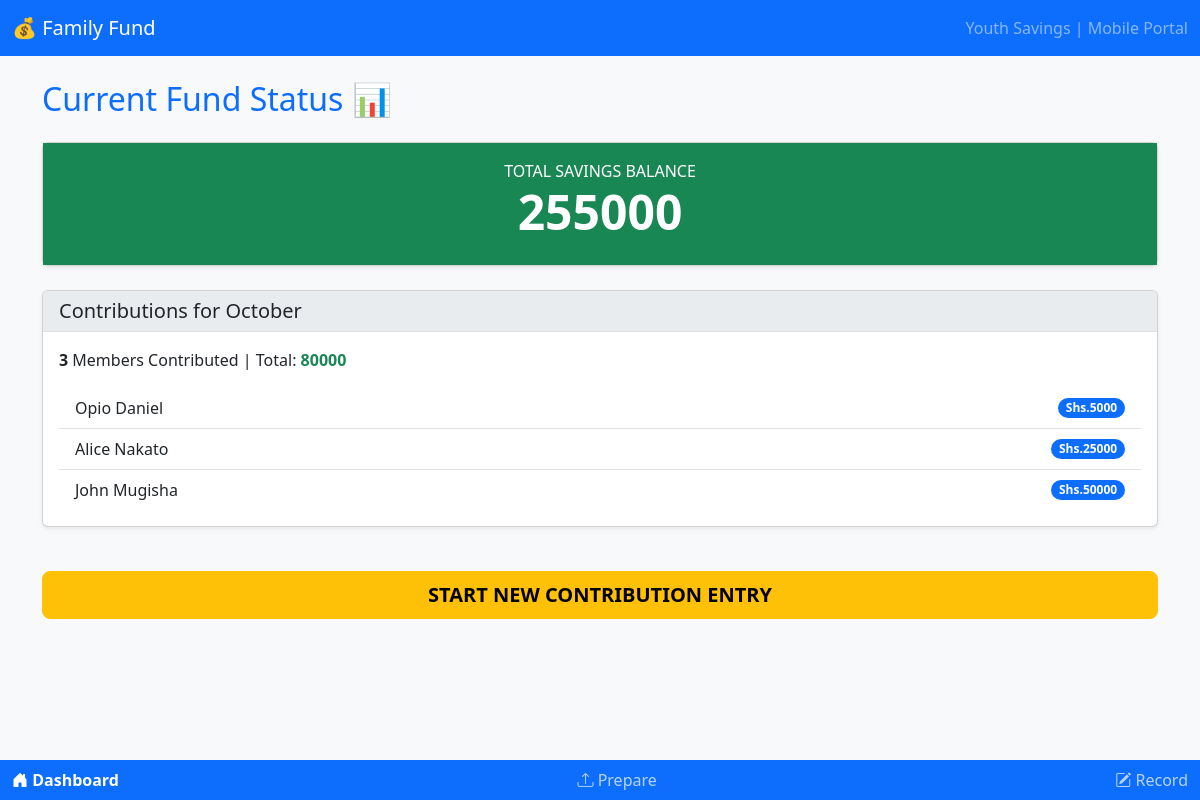
Before: / with the older database file.
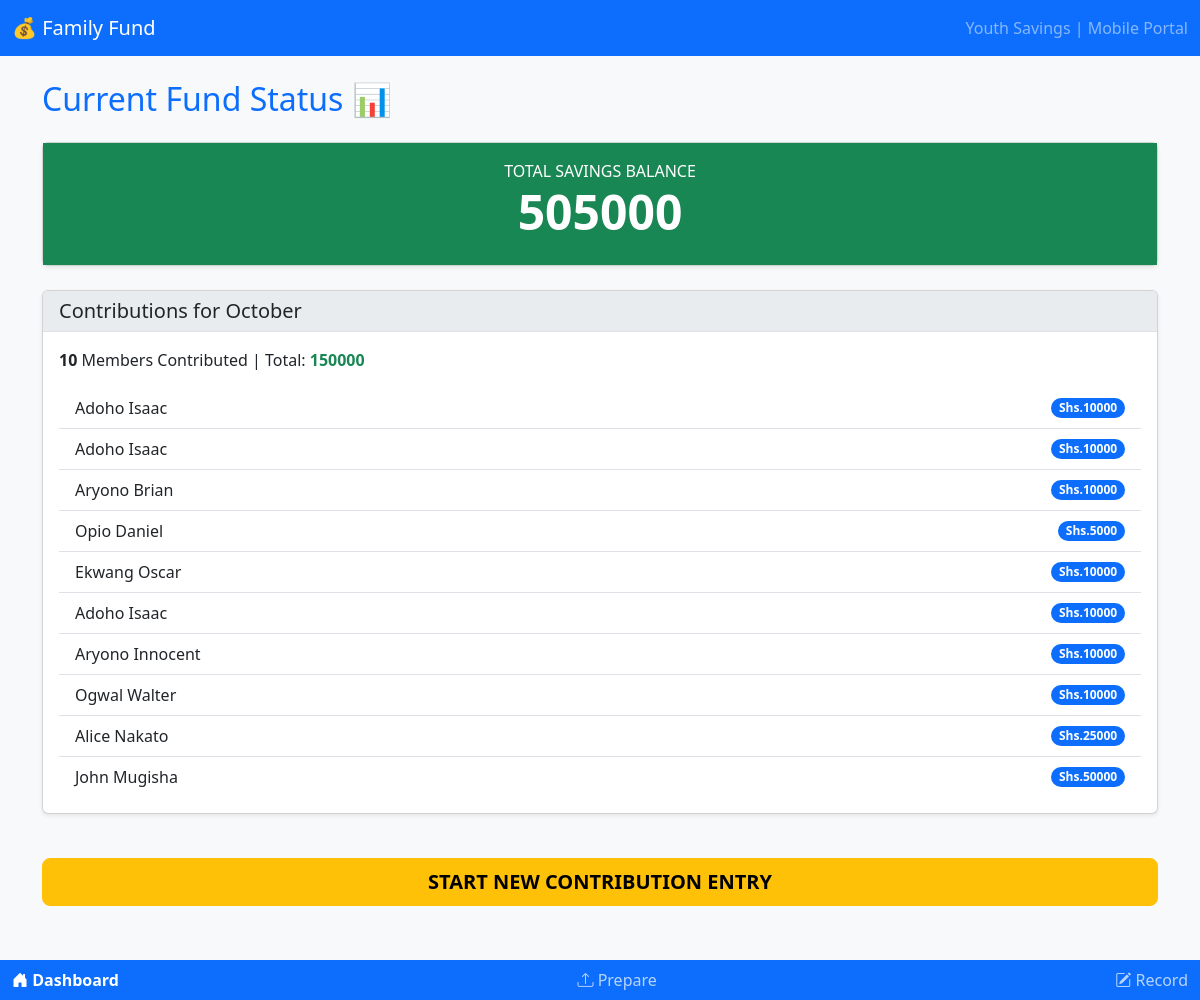
After: the same page with the newer database file.
### savingsapp/models.py (models this page shows, shortened)
class Contribution(models.Model):
    name = models.CharField(
        max_length=100,
        verbose_name="Member Name"
    )
    amount = models.IntegerField(
        verbose_name="Amount Contributed (UGX)"
    )
    date = models.DateField(
        default=date.today,
        verbose_name="Date"
    )
    class Meta:
        ordering = ['date', 'name']
        verbose_name = "Contribution"
        verbose_name_plural = "Contributions"

### savingsapp/views.py (the view)
# urls.py: path('', views.dashboard, name='dashboard'),
def dashboard(request):
    today = date.today()
    total_balance_data = Contribution.objects.all().aggregate(
        total=models.Sum('amount')
    )
    total_balance = total_balance_data.get('total') or 0.00
    current_month_data = Contribution.objects.filter(
        date__year=today.year,
        date__month=today.month
    ).order_by('-date', 'name')  # Order by most recent first
    monthly_total_data = current_month_data.aggregate(
        total=models.Sum('amount')
    )
    monthly_total = monthly_total_data.get('total') or 0.00
    context = {
        'total_balance': total_balance,
        'current_month_name': calendar.month_name[today.month],
        'contributions': current_month_data,
        'monthly_total': monthly_total,
        'db_is_prepared': Contribution.objects.exists()
    }
    return render(request, 'dashboard.html', context)

### savingsapp/templates/dashboard.html (shortened to what this page needs)
{% extends "base.html" %}
{% block content %}
<h2 class="mb-4 text-primary">Current Fund Status 📊</h2>
<div class="card shadow-sm mb-4">
    <div class="card-body text-center bg-success text-white">
        <p class="mb-0 fs-6">TOTAL SAVINGS BALANCE</p>
        <h3 class="display-5 fw-bold">{{ total_balance }}</h3>
    </div>
</div>
<div class="card shadow-sm mb-4">
    <div class="card-header card-header-primary">
        <h5 class="mb-0">Contributions for {{ current_month_name }}</h5>
    </div>
    <div class="card-body">
        {% if contributions %}
            <p class="card-text">
                <span class="fw-bold">{{ contributions|length }}</span> Members Contributed |
                Total: <span class="fw-bold text-success">{{ monthly_total }}</span>
            </p>
            <ul class="list-group list-group-flush mt-3">
                {% for contribution in contributions %}
                <li class="list-group-item d-flex justify-content-between align-items-center">
                    {{ contribution.name }}
                    <span class="badge bg-primary rounded-pill">Shs.{{ contribution.amount }}</span>
                </li>
                {% endfor %}
            </ul>
        {% else %}
            <div class="alert alert-warning mb-0" role="alert">
                No contributions recorded for this month. Please **Prepare DB** first.
            </div>
        {% endif %}
    </div>
</div>
<a href="{% url 'prepare_db' %}" class="btn btn-lg btn-warning w-100 fw-bold action-button">
    START NEW CONTRIBUTION ENTRY
</a>
{% endblock %}

### savingsapp/templates/base.html (shortened to what this page needs)
<!DOCTYPE html>
<html lang="en">
<head>
    <link href="https://cdn.jsdelivr.net/npm/bootstrap@5.3.3/dist/css/bootstrap.min.css" rel="stylesheet">
</head>
<body>
    <nav class="navbar navbar-expand-lg navbar-dark bg-primary fixed-top">
        <div class="container-fluid">
            <a class="navbar-brand" href="{% url 'dashboard' %}">💰 Family Fund</a>
            <span class="navbar-text text-white-50 d-none d-sm-block">
                Youth Savings | Mobile Portal
            </span>
        </div>
    </nav>
    <main class="container my-4">
        {% block content %}
        {% endblock %}
    </main>
    <nav class="navbar fixed-bottom footer-nav">
        <div class="container-fluid">
            <a class="nav-link {% if request.path == '/' %}active{% endif %}" href="{% url 'dashboard' %}">
                <i class="bi bi-house-door-fill"></i> Dashboard
            </a>
            <a class="nav-link {% if 'prepare' in request.path %}active{% endif %}" href="{% url 'prepare_db' %}">
                <i class="bi bi-upload"></i> Prepare
            </a>
            <a class="nav-link {% if 'record' in request.path %}active{% endif %}" href="{% url 'record_new_contribution' %}">
                <i class="bi bi-pencil-square"></i> Record
            </a>
        </div>
    </nav>
    <link rel="stylesheet" href="https://cdn.jsdelivr.net/npm/bootstrap-icons@1.11.3/font/bootstrap-icons.min.css">
</body>
</html>

### savingsapp/templates/base.html (style rules this page uses)
body { padding-top: 56px; padding-bottom: 70px; background-color: #f8f9fa; }
.footer-nav { background-color: #0d6efd; }
.nav-link { color: rgba(255, 255, 255, 0.7) !important; text-align: center; }
.nav-link.active { color: white !important; font-weight: bold; }
.card-header-primary { background-color: #e9ecef; border-bottom: 1px solid #dee2e6; }
.action-button { margin-top: 20px; }

Changed rows visible on the page:
added Contribution: name "Adoho Isaac", amount "10000"
added Contribution: name "Adoho Isaac", amount "10000"
added Contribution: name "Aryono Brian", amount "10000"
added Contribution: name "Ekwang Oscar", amount "10000"
added Contribution: name "Adoho Isaac", amount "10000"
added Contribution: name "Aryono Innocent", amount "10000"
added Contribution: name "Ogwal Walter", amount "10000"
Other visible differences:
{{ total_balance }}: "255000" → "505000"
{{ contributions|length }}: "3" → "10"
{{ monthly_total }}: "80000" → "150000"
